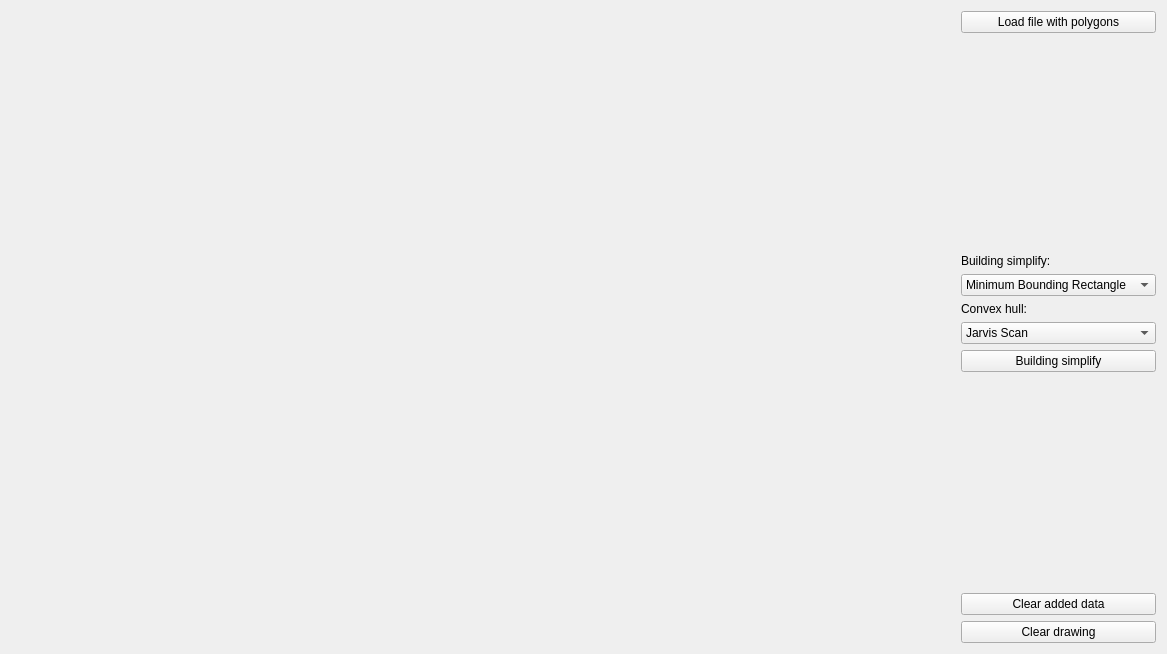
<?xml version="1.0" encoding="UTF-8"?>
<ui version="4.0">
 <class>Widget</class>
 <widget class="QWidget" name="Widget">
  <property name="geometry">
   <rect>
    <x>0</x>
    <y>0</y>
    <width>1167</width>
    <height>654</height>
   </rect>
  </property>
  <property name="windowTitle">
   <string>Building simplify</string>
  </property>
  <layout class="QHBoxLayout" name="horizontalLayout">
   <item>
    <widget class="Draw" name="Canvas" native="true">
     <property name="sizePolicy">
      <sizepolicy hsizetype="Preferred" vsizetype="Preferred">
       <horstretch>1</horstretch>
       <verstretch>1</verstretch>
      </sizepolicy>
     </property>
    </widget>
   </item>
   <item>
    <layout class="QVBoxLayout" name="verticalLayout">
     <item>
      <widget class="QPushButton" name="pushButtonLoad">
       <property name="text">
        <string>Load file with polygons</string>
       </property>
      </widget>
     </item>
     <item>
      <spacer name="verticalSpacer_2">
       <property name="orientation">
        <enum>Qt::Vertical</enum>
       </property>
       <property name="sizeHint" stdset="0">
        <size>
         <width>20</width>
         <height>40</height>
        </size>
       </property>
      </spacer>
     </item>
     <item>
      <widget class="QLabel" name="label">
       <property name="text">
        <string>Building simplify:</string>
       </property>
      </widget>
     </item>
     <item>
      <widget class="QComboBox" name="comboBox">
       <item>
        <property name="text">
         <string>Minimum Bounding Rectangle</string>
        </property>
       </item>
       <item>
        <property name="text">
         <string>Wall Average</string>
        </property>
       </item>
       <item>
        <property name="text">
         <string>Longest Edge</string>
        </property>
       </item>
       <item>
        <property name="text">
         <string>Weighted Bisector</string>
        </property>
       </item>
      </widget>
     </item>
     <item>
      <widget class="QLabel" name="label_2">
       <property name="text">
        <string>Convex hull:</string>
       </property>
      </widget>
     </item>
     <item>
      <widget class="QComboBox" name="comboBox_ch">
       <item>
        <property name="text">
         <string>Jarvis Scan</string>
        </property>
       </item>
       <item>
        <property name="text">
         <string>Quick Hull</string>
        </property>
       </item>
      </widget>
     </item>
     <item>
      <widget class="QPushButton" name="pushButton">
       <property name="text">
        <string>Building simplify</string>
       </property>
      </widget>
     </item>
     <item>
      <spacer name="verticalSpacer_3">
       <property name="orientation">
        <enum>Qt::Vertical</enum>
       </property>
       <property name="sizeHint" stdset="0">
        <size>
         <width>20</width>
         <height>40</height>
        </size>
       </property>
      </spacer>
     </item>
     <item>
      <widget class="QPushButton" name="pushButtonClearData">
       <property name="text">
        <string>Clear added data</string>
       </property>
      </widget>
     </item>
     <item>
      <widget class="QPushButton" name="pushButtonClear">
       <property name="text">
        <string>Clear drawing</string>
       </property>
      </widget>
     </item>
    </layout>
   </item>
  </layout>
 </widget>
 <customwidgets>
  <customwidget>
   <class>Draw</class>
   <extends>QWidget</extends>
   <header>draw.h</header>
   <container>1</container>
  </customwidget>
 </customwidgets>
 <resources/>
 <connections/>
</ui>
